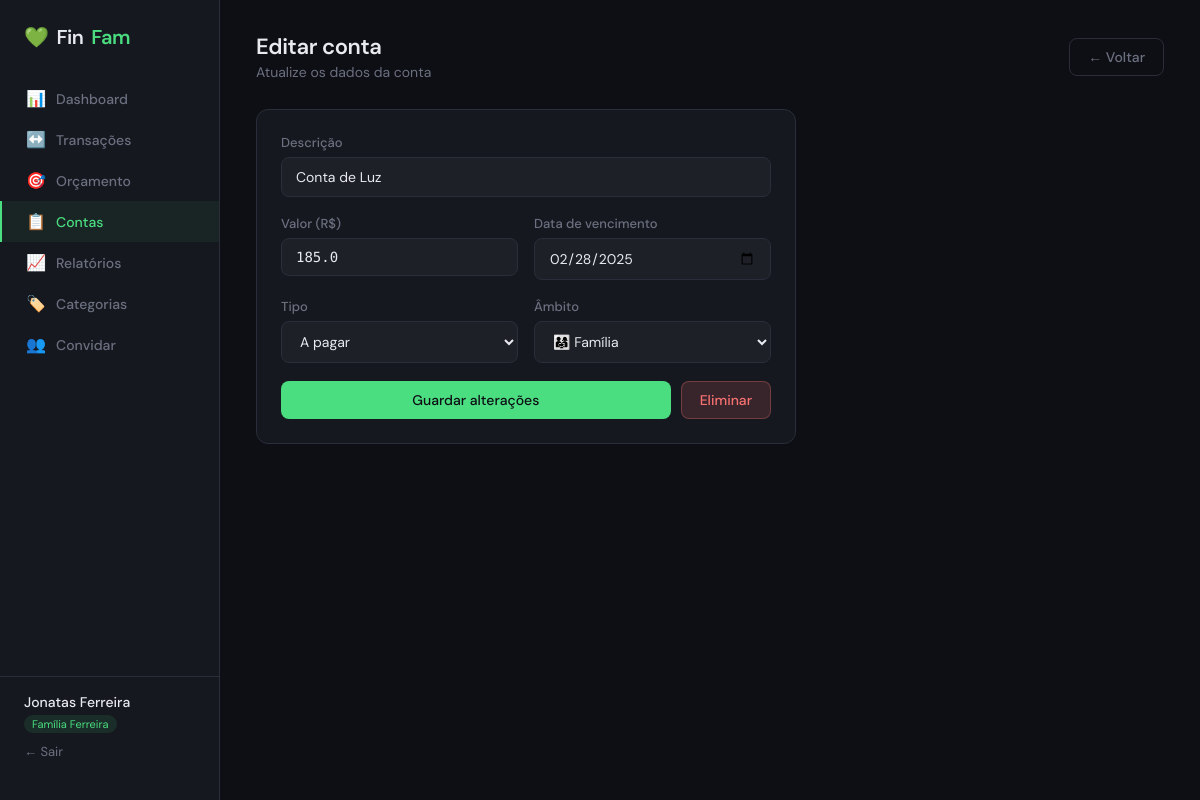
Screenshot of /bills/2/edit (signed in) with the database file from the repository.
### app/models.py (models this page shows, shortened)
class User(UserMixin, db.Model):
    __tablename__ = 'users'
    id = db.Column(db.Integer, primary_key=True)
    name = db.Column(db.String(100), nullable=False)
    email = db.Column(db.String(150), unique=True, nullable=False)
    password_hash = db.Column(db.String(256), nullable=False)
    role = db.Column(db.String(10), default='member')  # 'admin' or 'member'
    family_id = db.Column(db.Integer, db.ForeignKey('families.id'), nullable=True)
    created_at = db.Column(db.DateTime, default=datetime.utcnow)
    family = db.relationship('Family', back_populates='members')
    transactions = db.relationship('Transaction', back_populates='user')
    bills = db.relationship('Bill', back_populates='user')
    @property
    def is_admin(self):
        return self.role == 'admin'

class Family(db.Model):
    __tablename__ = 'families'
    id = db.Column(db.Integer, primary_key=True)
    name = db.Column(db.String(100), nullable=False)
    invite_token = db.Column(db.String(64), unique=True, default=lambda: secrets.token_urlsafe(32))
    created_at = db.Column(db.DateTime, default=datetime.utcnow)
    members = db.relationship('User', back_populates='family')
    categories = db.relationship('Category', back_populates='family')
    transactions = db.relationship('Transaction', back_populates='family')
    budgets = db.relationship('Budget', back_populates='family')
    bills = db.relationship('Bill', back_populates='family')

class Bill(db.Model):
    __tablename__ = 'bills'
    id = db.Column(db.Integer, primary_key=True)
    description = db.Column(db.String(200), nullable=False)
    amount = db.Column(db.Float, nullable=False)
    due_date = db.Column(db.Date, nullable=False)
    paid = db.Column(db.Boolean, default=False)
    paid_at = db.Column(db.DateTime, nullable=True)
    type = db.Column(db.String(10), default='payable')  # 'payable' or 'receivable'
    scope = db.Column(db.String(10), default='personal')  # 'personal' or 'family'
    user_id = db.Column(db.Integer, db.ForeignKey('users.id'), nullable=False)
    family_id = db.Column(db.Integer, db.ForeignKey('families.id'), nullable=False)
    user = db.relationship('User', back_populates='bills')
    family = db.relationship('Family', back_populates='bills')

### app/routes/budget_bills_reports.py (the view, shortened to what this page needs)
@bills_bp.route('/bills/<int:id>/edit', methods=['GET', 'POST'])
@login_required
def edit(id):
    bill = Bill.query.get_or_404(id)
    if bill.family_id != current_user.family_id:
        flash('Sem permissao.', 'danger')
        return redirect(url_for('bills.index'))
    return render_template('bills/form.html', bill=bill)

### app/templates/bills/form.html (shortened to what this page needs)
{% extends 'base.html' %}
{% block content %}
<div class="page-header">
  <div>
    <div class="page-title">{{ 'Editar conta' if bill else 'Nova conta' }}</div>
    <div class="page-subtitle">{{ 'Atualize os dados da conta' if bill else 'Registe uma conta a pagar ou receber' }}</div>
  </div>
  <a href="{{ url_for('bills.index') }}" class="btn btn-ghost">← Voltar</a>
</div>
<div class="card" style="max-width:540px;">
  <form method="POST">
    <div class="form-group">
      <label class="form-label">Descrição</label>
      <input type="text" name="description" class="form-control"
        placeholder="ex: Renda de março"
        value="{{ bill.description if bill else '' }}"
        required autofocus>
    </div>
    <div class="form-row">
      <div class="form-group">
        <label class="form-label">Valor (R$)</label>
        <input type="number" name="amount" class="form-control mono"
          step="0.01" min="0.01" placeholder="0.00"
          value="{{ bill.amount if bill else '' }}"
          required>
      </div>
      <div class="form-group">
        <label class="form-label">Data de vencimento</label>
        <input type="date" name="due_date" class="form-control"
          value="{{ bill.due_date.isoformat() if bill else '' }}"
          required>
      </div>
    </div>
    <div class="form-row">
      <div class="form-group">
        <label class="form-label">Tipo</label>
        <select name="type" class="form-control">
          <option value="payable" {% if bill and bill.type=='payable' %}selected{% endif %}>A pagar</option>
        </select>
      </div>
      <div class="form-group">
        <label class="form-label">Âmbito</label>
        <select name="scope" class="form-control">
          <option value="family" {% if bill and bill.scope=='family' %}selected{% endif %}>👨‍👩‍👧 Família</option>
        </select>
      </div>
    </div>
    <div style="display:flex;gap:10px;">
      <button type="submit" class="btn btn-primary" style="flex:1;justify-content:center;">
        {{ 'Guardar alterações' if bill else 'Registar conta' }}
      </button>
      {% if bill %}
      <form method="POST" action="{{ url_for('bills.delete', id=bill.id) }}"
            onsubmit="return confirm('Eliminar esta conta?')" style="margin:0;">
        <button type="submit" class="btn btn-danger">Eliminar</button>
      </form>
      {% endif %}
    </div>
  </form>
</div>
{% endblock %}

### app/templates/base.html (shortened to what this page needs)
<!DOCTYPE html>
<html lang="pt">
<head>
</head>
<body>
{% if current_user.is_authenticated %}
<nav class="sidebar">
  <div class="sidebar-logo">💚 <span>Fin</span>Fam</div>
  <div class="sidebar-nav">
    <a href="{{ url_for('dashboard.index') }}" class="nav-item {% if request.endpoint == 'dashboard.index' %}active{% endif %}">
      <span class="icon">📊</span> Dashboard
    </a>
    <a href="{{ url_for('transactions.index') }}" class="nav-item {% if 'transactions' in request.endpoint %}active{% endif %}">
      <span class="icon">↔️</span> Transações
    </a>
    <a href="{{ url_for('budget.index') }}" class="nav-item {% if 'budget' in request.endpoint %}active{% endif %}">
      <span class="icon">🎯</span> Orçamento
    </a>
    <a href="{{ url_for('bills.index') }}" class="nav-item {% if 'bills' in request.endpoint %}active{% endif %}">
      <span class="icon">📋</span> Contas
    </a>
    <a href="{{ url_for('reports.index') }}" class="nav-item {% if 'reports' in request.endpoint %}active{% endif %}">
      <span class="icon">📈</span> Relatórios
    </a>
    <a href="{{ url_for('categories.index') }}" class="nav-item {% if 'categories' in request.endpoint %}active{% endif %}">
      <span class="icon">🏷️</span> Categorias
    </a>
    {% if current_user.is_admin %}
    <a href="{{ url_for('auth.invite') }}" class="nav-item {% if request.endpoint == 'auth.invite' %}active{% endif %}">
      <span class="icon">👥</span> Convidar
    </a>
    {% endif %}
  </div>
  <div class="sidebar-footer">
    <div class="user-name">{{ current_user.name }}</div>
    {% if current_user.family %}
    <span class="family-badge">{{ current_user.family.name }}</span>
    {% endif %}
    <a href="{{ url_for('auth.logout') }}" class="logout-link">← Sair</a>
  </div>
</nav>
{% endif %}
<main class="main" {% if not current_user.is_authenticated %}style="margin-left:0;display:flex;align-items:center;justify-content:center;"{% endif %}>
  {% block content %}{% endblock %}
</main>
</body>
</html>

### app/templates/base.html (style rules this page uses)
:root { --bg: #0e0f14; --surface: #16181f; --surface2: #1e2028; --border: #2a2d3a; --text: #e8eaf0; --muted: #6b7080; --accent: #4ade80; --accent2: #f87171; --accent3: #60a5fa; --income: #4ade80; --expense: #f87171; --warning: #fbbf24; --radius: 12px; --radius-sm: 8px; }
* { box-sizing: border-box; margin: 0; padding: 0; }
body { font-family: 'DM Sans', sans-serif; background: var(--bg); color: var(--text); min-height: 100vh; display: flex; }
.sidebar { width: 220px; min-height: 100vh; background: var(--surface); border-right: 1px solid var(--border); display: flex; flex-direction: column; padding: 24px 0; position: fixed; top: 0; left: 0; bottom: 0; z-index: 100; }
.sidebar-logo { padding: 0 24px 28px; font-size: 20px; font-weight: 600; letter-spacing: -0.5px; color: var(--accent); display: flex; align-items: center; gap: 8px; }
.sidebar-logo span { color: var(--text); }
.sidebar-nav { flex: 1; }
.nav-item { display: flex; align-items: center; gap: 10px; padding: 10px 24px; color: var(--muted); text-decoration: none; font-size: 14px; font-weight: 500; transition: all 0.15s; border-left: 2px solid transparent; }
.nav-item.active { color: var(--accent); border-left-color: var(--accent); background: rgba(74,222,128,0.06); }
.nav-item .icon { font-size: 16px; width: 20px; text-align: center; }
.sidebar-footer { padding: 16px 24px; border-top: 1px solid var(--border); font-size: 13px; }
.user-name { color: var(--text); font-weight: 500; font-size: 14px; }
.family-badge { display: inline-block; margin-top: 4px; font-size: 11px; color: var(--accent); background: rgba(74,222,128,0.1); padding: 2px 8px; border-radius: 20px; }
.logout-link { display: block; margin-top: 10px; color: var(--muted); font-size: 13px; text-decoration: none; }
.main { margin-left: 220px; flex: 1; padding: 32px 36px; min-height: 100vh; }
.page-header { margin-bottom: 28px; display: flex; align-items: center; justify-content: space-between; }
.page-title { font-size: 22px; font-weight: 600; letter-spacing: -0.4px; }
.page-subtitle { color: var(--muted); font-size: 14px; margin-top: 2px; }
.card { background: var(--surface); border: 1px solid var(--border); border-radius: var(--radius); padding: 24px; }
.btn { display: inline-flex; align-items: center; gap: 6px; padding: 9px 18px; border-radius: var(--radius-sm); font-size: 14px; font-weight: 500; font-family: 'DM Sans', sans-serif; cursor: pointer; border: none; text-decoration: none; transition: all 0.15s; }
.btn-primary { background: var(--accent); color: #0e0f14; }
.btn-ghost { background: transparent; color: var(--muted); border: 1px solid var(--border); }
.btn-danger { background: rgba(248,113,113,0.15); color: var(--expense); border: 1px solid rgba(248,113,113,0.3); }
.form-group { margin-bottom: 18px; }
.form-label { display: block; font-size: 13px; font-weight: 500; color: var(--muted); margin-bottom: 6px; }
.form-control { width: 100%; padding: 10px 14px; background: var(--surface2); border: 1px solid var(--border); border-radius: var(--radius-sm); color: var(--text); font-family: 'DM Sans', sans-serif; font-size: 14px; transition: border-color 0.15s; }
.form-row { display: grid; grid-template-columns: 1fr 1fr; gap: 16px; }
.mono { font-family: 'DM Mono', monospace; }

### rows the page displays
User: name "Jonatas Ferreira"
Family: family.name "Família Ferreira"
Bill: description "Conta de Luz", amount "185.0", due_date "02/28/2025", type "A pagar", scope "👨‍👩‍👧 Família"

### other values shown
{{ 'Editar conta' if bill else 'Nova conta' }} "Editar conta"
{{ 'Guardar alterações' if bill else 'Registar conta' }} "Guardar alterações"
